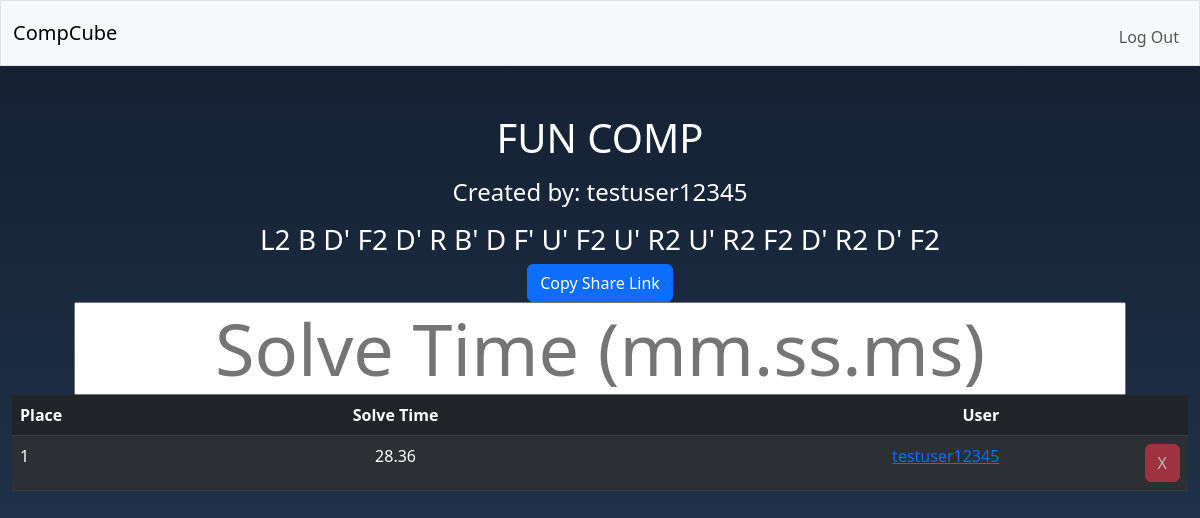
Screenshot of /comps/12 (signed in) with the database file from the repository.
### tables this page shows
CREATE TABLE competitions (
comp_id INTEGER PRIMARY KEY AUTOINCREMENT NOT NULL,
scramble TEXT NOT NULL,
datetime TEXT,
name TEXT,
creator_id INTEGER NOT NULL,
FOREIGN KEY (creator_id) REFERENCES users (id)
);

CREATE TABLE users (
id INTEGER PRIMARY KEY AUTOINCREMENT NOT NULL,
username TEXT NOT NULL UNIQUE,
hash TEXT NOT NULL
);

CREATE TABLE solves (
solve_id INTEGER PRIMARY KEY AUTOINCREMENT NOT NULL,
time NUMERIC NOT NULL,
user_id INTEGER NOT NULL,
comp_id INTEGER NOT NULL,
FOREIGN KEY (user_id) REFERENCES users (id),
FOREIGN KEY (comp_id) REFERENCES competitions (comp_id)
);

### app.py (the view, shortened to what this page needs)
@app.route('/comps/<comp_id>', methods=["GET", "POST"])
@login_required
def comps(comp_id):
    try:
        comp_id = int(comp_id)
    except ValueError:
        return redirect(url_for('index'))
    competition = db.execute('SELECT name, scramble, comp_id, username as creator, users.id as user_id FROM competitions '
                             'JOIN users ON competitions.creator_id = users.id '
                             'WHERE comp_id = ?', comp_id)
    try:
        competition[0]
    except IndexError:
        return redirect(url_for('index'))
    solves = db.execute('SELECT time, username, user_id, creator_id, solves.comp_id as comp_id FROM solves '
                        'JOIN users u on solves.user_id = u.id JOIN competitions c on c.comp_id = solves.comp_id '
                        'WHERE solves.comp_id = ? '
                        'ORDER BY solve_id DESC',
                        comp_id)
    return render_template('competition.html', competition=competition[0], solves=solves)

### app.py (called while the page is built)
@app.after_request
def after_request(response):
    response.headers["Cache-Control"] = "no-cache, no-store, must-revalidate"
    response.headers["Expires"] = 0
    response.headers["Pragma"] = "no-cache"
    return response

### helpers.py (called while the page is built)
def login_required(f):
    @wraps(f)
    def decorated_func(*args, **kwargs):
        if session.get("user_id") is None:
            return redirect("/login")
        return f(*args, **kwargs)
    return decorated_func

def format_time(time_msec):
    m = 0
    s = 0
    ms = 0
    while time_msec > 0:
        if time_msec >= 60000:
            m += 1
            time_msec -= 60000
        elif time_msec >= 1000:
            s += 1
            time_msec -= 1000
        else:
            ms = time_msec
            time_msec = 0
    if m > 0:
        return f"{m:02}:{s:02}.{ms:02}"
    else:
        return f"{s:02}.{ms:02}"

### templates/competition.html (shortened to what this page needs)
{%  extends "layout.html" %}
{% block main %}
    {% if competition %}
        <h1 class="mb-3">{{ competition.name }}</h1>
        <h4 class="mb-3">Created by: {{ competition.creator }}</h4>
        <h3>{{ competition.scramble }}</h3>
        <button class="btn btn-primary" onclick="copyToClip('/comps/{{competition.comp_id}}')">Copy Share Link</button>
        <form action="/comps/{{ competition.comp_id }}" method="post">
            <input class="m-xxl-5 display-2 text-center" type="text" placeholder="Solve Time (mm.ss.ms)" name="time" autofocus autocomplete="off">
        </form>
        {% if solves %}
            <table class="table table-dark table-striped">
                <thead>
                    <th scope="col" class="text-start">Place</th>
                    <th scope="col" class="text-center">Solve Time</th>
                    <th scope="col" class="text-end">User</th>
                    <th scope="col" class="text-end"></th>
                </thead>
                <tbody>
                    {% for solve in solves %}
                        <tr>
                            <td class="text-start">{{ loop.index }}</td>
                            <td class="text-center">{{ solve.time | solve_time }}</td>
                            <td class="text-end"><a href="/users/{{solve.user_id}}">{{solve.username}}</a></td>
                            <form action="/remove/{{ solve.comp_id }}" method="post">
                                {% if session["user_id"] == solve.creator_id or session["user_id"] == solve.user_id %}
                                    <input name="solve_id" type="hidden" value="{{ solve.user_id }}">
                                    <td class="text-end"><button class="btn btn-danger">X</button></td>
                                {% else  %}
                                    <td class="text-end"><button class="btn btn-danger" disabled>X</button></td>
                                {% endif %}
                            </form>
                        </tr>
                    {% endfor %}
                </tbody>
            </table>
        {% endif %}
    {% endif %}
{% endblock %}

### static/style.css (style rules this page uses)
body { color: #fff; background: linear-gradient(#141e30, #243b55) no-repeat fixed; }

### rows the page displays
competitions: name "FUN COMP", scramble "L2 B D' F2 D' R B' D F' U' F2 U' R2 U' R2 F2 D' R2 D' F2"
users: creator "testuser12345"
solves: time|solve_time "28.36", username "testuser12345", shows "X"
